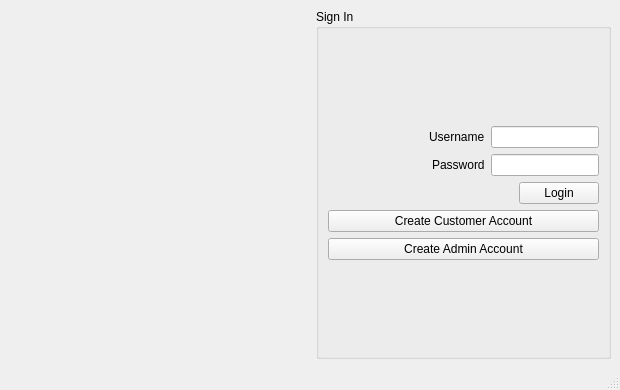
<?xml version="1.0" encoding="UTF-8"?>
<ui version="4.0">
 <class>Login</class>
 <widget class="QMainWindow" name="Login">
  <property name="geometry">
   <rect>
    <x>0</x>
    <y>0</y>
    <width>620</width>
    <height>390</height>
   </rect>
  </property>
  <property name="windowTitle">
   <string>Login</string>
  </property>
  <widget class="QWidget" name="centralwidget">
   <layout class="QHBoxLayout" name="horizontalLayout_4">
    <item>
     <widget class="QLabel" name="label_picture">
      <property name="minimumSize">
       <size>
        <width>301</width>
        <height>291</height>
       </size>
      </property>
      <property name="text">
       <string/>
      </property>
     </widget>
    </item>
    <item>
     <widget class="QGroupBox" name="groupBox">
      <property name="title">
       <string>Sign In</string>
      </property>
      <layout class="QVBoxLayout" name="verticalLayout_2">
       <item>
        <spacer name="verticalSpacer_2">
         <property name="orientation">
          <enum>Qt::Vertical</enum>
         </property>
         <property name="sizeHint" stdset="0">
          <size>
           <width>20</width>
           <height>40</height>
          </size>
         </property>
        </spacer>
       </item>
       <item>
        <layout class="QVBoxLayout" name="verticalLayout">
         <item>
          <layout class="QHBoxLayout" name="horizontalLayout">
           <item>
            <spacer name="horizontalSpacer_2">
             <property name="orientation">
              <enum>Qt::Horizontal</enum>
             </property>
             <property name="sizeHint" stdset="0">
              <size>
               <width>40</width>
               <height>20</height>
              </size>
             </property>
            </spacer>
           </item>
           <item>
            <widget class="QLabel" name="label_username">
             <property name="text">
              <string>Username</string>
             </property>
            </widget>
           </item>
           <item>
            <widget class="QLineEdit" name="lineEdit_username"/>
           </item>
          </layout>
         </item>
         <item>
          <layout class="QHBoxLayout" name="horizontalLayout_2">
           <item>
            <spacer name="horizontalSpacer_3">
             <property name="orientation">
              <enum>Qt::Horizontal</enum>
             </property>
             <property name="sizeHint" stdset="0">
              <size>
               <width>40</width>
               <height>20</height>
              </size>
             </property>
            </spacer>
           </item>
           <item>
            <widget class="QLabel" name="label_password">
             <property name="text">
              <string>Password</string>
             </property>
            </widget>
           </item>
           <item>
            <widget class="QLineEdit" name="lineEdit_password">
             <property name="echoMode">
              <enum>QLineEdit::Password</enum>
             </property>
            </widget>
           </item>
          </layout>
         </item>
        </layout>
       </item>
       <item>
        <layout class="QHBoxLayout" name="horizontalLayout_3">
         <item>
          <spacer name="horizontalSpacer">
           <property name="orientation">
            <enum>Qt::Horizontal</enum>
           </property>
           <property name="sizeHint" stdset="0">
            <size>
             <width>40</width>
             <height>20</height>
            </size>
           </property>
          </spacer>
         </item>
         <item>
          <widget class="QPushButton" name="pushButton_login">
           <property name="text">
            <string>Login</string>
           </property>
          </widget>
         </item>
        </layout>
       </item>
       <item>
        <widget class="QPushButton" name="pushButton_register">
         <property name="text">
          <string>Create Customer Account</string>
         </property>
        </widget>
       </item>
       <item>
        <widget class="QPushButton" name="pushButton_register_admin">
         <property name="text">
          <string>Create Admin Account</string>
         </property>
        </widget>
       </item>
       <item>
        <spacer name="verticalSpacer">
         <property name="orientation">
          <enum>Qt::Vertical</enum>
         </property>
         <property name="sizeHint" stdset="0">
          <size>
           <width>20</width>
           <height>40</height>
          </size>
         </property>
        </spacer>
       </item>
      </layout>
     </widget>
    </item>
   </layout>
  </widget>
  <widget class="QMenuBar" name="menubar">
   <property name="geometry">
    <rect>
     <x>0</x>
     <y>0</y>
     <width>620</width>
     <height>20</height>
    </rect>
   </property>
  </widget>
  <widget class="QStatusBar" name="statusbar"/>
 </widget>
 <resources/>
 <connections/>
</ui>
